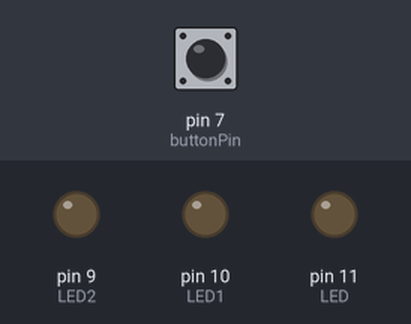
Simulated run of this sketch. Board: Arduino Uno, built with avr-gcc and run on an emulated ATmega328P. Parts: output pins drawn as LEDs (lit = HIGH). Dashed ring = blinking. The inputs (shaded band) are chosen by the test bench; at power-on: pin 7 (buttonPin) LOW.

Above: at 1.2 s.
1.3 s: pin 7 (buttonPin) pulled HIGH for 0.15 s
At 1.5 s:
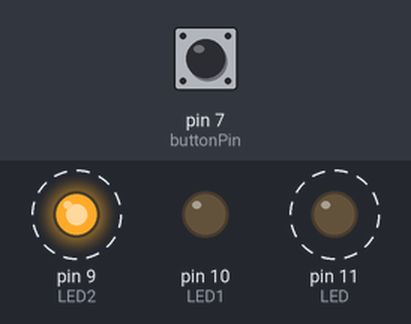
4.3 s: pin 7 (buttonPin) pulled HIGH for 1 s
At 4.45 s:
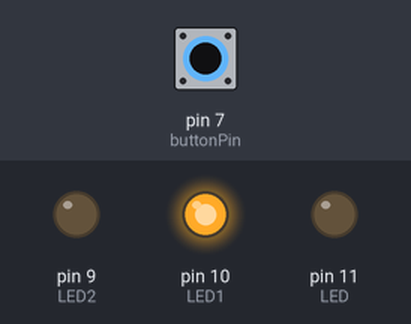
At 4.9 s:
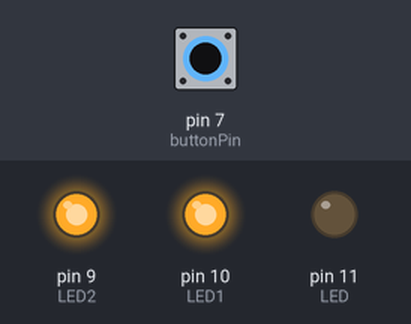
Timing chart, 0 to 7.3 s (numbered marks = the images above; inputs shaded):
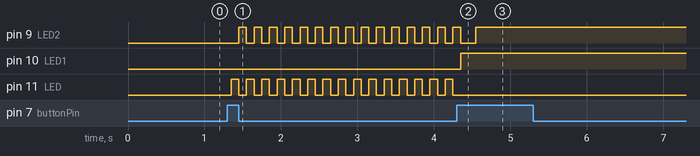

The sketch:

SS6.ino
```cpp
const int LED = 11;
const int LED1= 10;
const int LED2= 9;
const int LED3= 8;
const int buttonPin = 7;
bool buttonState = LOW;
bool lastButtonState= LOW;
int p=0;
void setup() {
  // put your setup code here, to run once:
  pinMode(LED, OUTPUT);
  pinMode(LED1, OUTPUT);
  pinMode(LED2, OUTPUT);
  //PinMode(LED3, OUTPUT);
  pinMode(buttonPin, INPUT);
}
void loop() {
  // put your main code here, to run repeatedly:
  buttonState = digitalRead(buttonPin);
  if (buttonState == HIGH){
    p++;
    delay(50);
  }
  if(p ==1)
  {
      digitalWrite(LED,1);
    digitalWrite(LED2,0);
    digitalWrite(LED1,0);
    delay(100);
    digitalWrite(LED,0);
    digitalWrite(LED2,1);
    digitalWrite(LED1,0);
    delay(100);
    digitalWrite(LED,0);
    digitalWrite(LED2,0);
    digitalWrite(LED1,1);
  }
   if(p ==2){
    delay(150);
    digitalWrite(LED,0);
    digitalWrite(LED2,1);
    delay(100);
    digitalWrite(LED1,1);
    digitalWrite(LED3,1);

    }
   }
```

Measured:
- after the input at 1.3 s, pin 9 (LED2): alternates HIGH for 0.10 s and LOW for 0.10 s, starting after 0.15 s; pin 11 (LED): alternates HIGH for 0.10 s and LOW for 0.10 s, starting after 0.05 s
- after the input at 4.3 s, pin 10 (LED1): LOW → HIGH after 0.05 s; pin 11 (LED): stops changing and stays LOW
